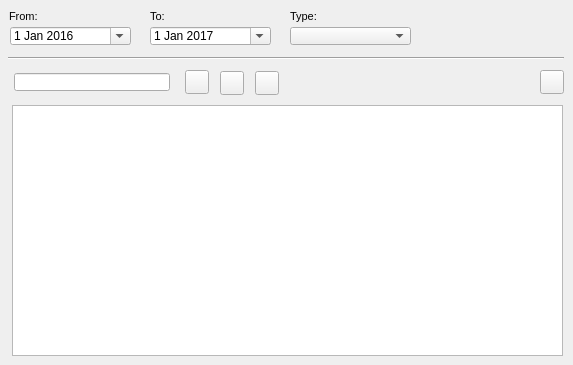
    <widget class="QWidget" name="tab_13">
     <attribute name="title">
      <string>Document</string>
     </attribute>
     <widget class="QLabel" name="label_doc_from">
      <property name="geometry">
       <rect>
        <x>9</x>
        <y>5</y>
        <width>76</width>
        <height>22</height>
       </rect>
      </property>
      <property name="font">
       <font>
        <pointsize>8</pointsize>
       </font>
      </property>
      <property name="frameShape">
       <enum>QFrame::NoFrame</enum>
      </property>
      <property name="frameShadow">
       <enum>QFrame::Plain</enum>
      </property>
      <property name="text">
       <string>From:</string>
      </property>
      <property name="textFormat">
       <enum>Qt::AutoText</enum>
      </property>
      <property name="scaledContents">
       <bool>false</bool>
      </property>
      <property name="alignment">
       <set>Qt::AlignLeading|Qt::AlignLeft|Qt::AlignVCenter</set>
      </property>
      <property name="margin">
       <number>3</number>
      </property>
     </widget>
     <widget class="QLabel" name="label_doc_to">
      <property name="geometry">
       <rect>
        <x>150</x>
        <y>5</y>
        <width>31</width>
        <height>22</height>
       </rect>
      </property>
      <property name="font">
       <font>
        <pointsize>8</pointsize>
       </font>
      </property>
      <property name="frameShape">
       <enum>QFrame::NoFrame</enum>
      </property>
      <property name="frameShadow">
       <enum>QFrame::Raised</enum>
      </property>
      <property name="text">
       <string>To:</string>
      </property>
      <property name="textFormat">
       <enum>Qt::AutoText</enum>
      </property>
      <property name="scaledContents">
       <bool>false</bool>
      </property>
      <property name="margin">
       <number>3</number>
      </property>
     </widget>
     <widget class="QLabel" name="label_doc_type">
      <property name="geometry">
       <rect>
        <x>290</x>
        <y>5</y>
        <width>61</width>
        <height>22</height>
       </rect>
      </property>
      <property name="font">
       <font>
        <pointsize>8</pointsize>
       </font>
      </property>
      <property name="layoutDirection">
       <enum>Qt::LeftToRight</enum>
      </property>
      <property name="frameShape">
       <enum>QFrame::NoFrame</enum>
      </property>
      <property name="frameShadow">
       <enum>QFrame::Raised</enum>
      </property>
      <property name="text">
       <string>Type:</string>
      </property>
      <property name="textFormat">
       <enum>Qt::AutoText</enum>
      </property>
      <property name="scaledContents">
       <bool>false</bool>
      </property>
      <property name="margin">
       <number>3</number>
      </property>
     </widget>
     <widget class="QTableView" name="tbl_document">
      <property name="geometry">
       <rect>
        <x>12</x>
        <y>105</y>
        <width>551</width>
        <height>251</height>
       </rect>
      </property>
      <property name="sortingEnabled">
       <bool>true</bool>
      </property>
     </widget>
     <widget class="QComboBox" name="doc_type">
      <property name="geometry">
       <rect>
        <x>290</x>
        <y>27</y>
        <width>121</width>
        <height>18</height>
       </rect>
      </property>
     </widget>
     <widget class="Line" name="line_6">
      <property name="geometry">
       <rect>
        <x>8</x>
        <y>50</y>
        <width>556</width>
        <height>16</height>
       </rect>
      </property>
      <property name="orientation">
       <enum>Qt::Horizontal</enum>
      </property>
     </widget>
     <widget class="QDateEdit" name="date_document_from">
      <property name="geometry">
       <rect>
        <x>10</x>
        <y>27</y>
        <width>121</width>
        <height>18</height>
       </rect>
      </property>
      <property name="date">
       <date>
        <year>2016</year>
        <month>1</month>
        <day>1</day>
       </date>
      </property>
      <property name="calendarPopup">
       <bool>true</bool>
      </property>
     </widget>
     <widget class="QDateEdit" name="date_document_to">
      <property name="geometry">
       <rect>
        <x>150</x>
        <y>27</y>
        <width>121</width>
        <height>18</height>
       </rect>
      </property>
      <property name="date">
       <date>
        <year>2017</year>
        <month>1</month>
        <day>1</day>
       </date>
      </property>
      <property name="calendarPopup">
       <bool>true</bool>
      </property>
     </widget>
     <widget class="QLineEdit" name="doc_id">
      <property name="geometry">
       <rect>
        <x>14</x>
        <y>73</y>
        <width>156</width>
        <height>18</height>
       </rect>
      </property>
     </widget>
     <widget class="QPushButton" name="btn_open_doc">
      <property name="geometry">
       <rect>
        <x>540</x>
        <y>70</y>
        <width>24</width>
        <height>24</height>
       </rect>
      </property>
      <property name="text">
       <string/>
      </property>
      <property name="icon">
       <iconset>
        <normaloff>../icons/170b.png</normaloff>../icons/170b.png</iconset>
      </property>
      <property name="iconSize">
       <size>
        <width>22</width>
        <height>22</height>
       </size>
      </property>
     </widget>
     <widget class="QPushButton" name="btn_doc_new">
      <property name="geometry">
       <rect>
        <x>255</x>
        <y>71</y>
        <width>24</width>
        <height>24</height>
       </rect>
      </property>
      <property name="text">
       <string/>
      </property>
      <property name="icon">
       <iconset>
        <normaloff>../icons/131b.png</normaloff>../icons/131b.png</iconset>
      </property>
      <property name="iconSize">
       <size>
        <width>22</width>
        <height>22</height>
       </size>
      </property>
     </widget>
     <widget class="QPushButton" name="btn_doc_insert">
      <property name="geometry">
       <rect>
        <x>185</x>
        <y>70</y>
        <width>24</width>
        <height>24</height>
       </rect>
      </property>
      <property name="text">
       <string/>
      </property>
      <property name="icon">
       <iconset>
        <normaloff>../icons/111b.png</normaloff>../icons/111b.png</iconset>
      </property>
      <property name="iconSize">
       <size>
        <width>22</width>
        <height>22</height>
       </size>
      </property>
     </widget>
     <widget class="QPushButton" name="btn_doc_delete">
      <property name="geometry">
       <rect>
        <x>220</x>
        <y>71</y>
        <width>24</width>
        <height>24</height>
       </rect>
      </property>
      <property name="text">
       <string/>
      </property>
      <property name="icon">
       <iconset>
        <normaloff>../icons/112b.png</normaloff>../icons/112b.png</iconset>
      </property>
      <property name="iconSize">
       <size>
        <width>22</width>
        <height>22</height>
       </size>
      </property>
     </widget>
    </widget>
